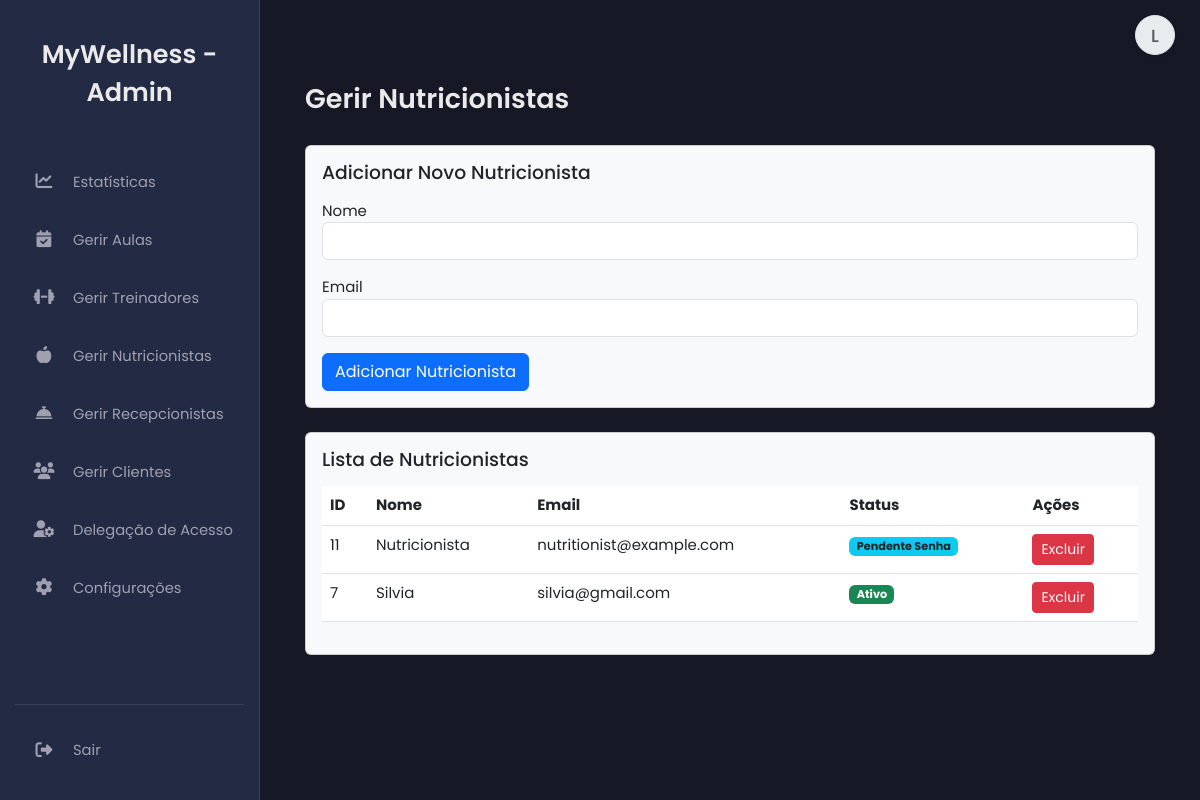
Screenshot of /manage_nutritionists_admin.php (signed in) with the database file from the repository.
### tables this page shows
CREATE TABLE `users` (
  `id` int(11) NOT NULL,
  `name` varchar(100) NOT NULL,
  `email` varchar(100) NOT NULL,
  `numero_telemovel` varchar(25) DEFAULT NULL COMMENT 'Número de telemóvel do utilizador',
  `password` varchar(255) NOT NULL,
  `role` enum('client','trainer','nutritionist','admin','receptionist') DEFAULT NULL,
  `token` varchar(255) DEFAULT NULL,
  `reset_token` varchar(255) DEFAULT NULL,
  `reset_token_expires_at` datetime DEFAULT NULL,
  `first_login` tinyint(1) NOT NULL DEFAULT 1,
  `created_at` timestamp NOT NULL DEFAULT current_timestamp(),
  `profile_picture` varchar(255) DEFAULT NULL
);

### manage_nutritionists_admin.php (the view, shortened to what this page needs)
<?php
include 'header.php';
include 'send_email.php';
include 'sidebar_admin.php';
?>
<main class="main-content">
    <div class="container mt-5">
        <h2>Gerir Nutricionistas</h2>
        <div class="card mb-4 bg-light">
            <div class="card-body">
                <h4 class="text-dark">Adicionar Novo Nutricionista</h4>
                <form method="POST" action="manage_nutritionists_admin.php">
                    <div class="form-group mb-3"><label for="nutritionist_name">Nome</label><input type="text" class="form-control" id="nutritionist_name" name="name" required></div>
                    <div class="form-group mb-3"><label for="nutritionist_email">Email</label><input type="email" class="form-control" id="nutritionist_email" name="email" required></div>
                    <button type="submit" class="btn btn-primary">Adicionar Nutricionista</button>
                </form>
            </div>
        </div>
        <div class="card bg-light">
            <div class="card-body">
                <h4 class="text-dark">Lista de Nutricionistas</h4>
                <div class="table-responsive">
                    <table class="table">
                        <thead><tr><th>ID</th><th>Nome</th><th>Email</th><th>Status</th><th>Ações</th></tr></thead>
                        <tbody>
                            <?php
                            $stmt_list = $pdo->query("SELECT id, name, email, token, first_login FROM users WHERE role = 'nutritionist' ORDER BY name");
                            $list = $stmt_list->fetchAll();
                            foreach ($list as $item) {
                                $status = ($item['token'] !== null) ? '<span class="badge bg-warning text-dark">Pendente Conf.</span>' : (($item['first_login'] == 1) ? '<span class="badge bg-info text-dark">Pendente Senha</span>' : '<span class="badge bg-success">Ativo</span>');
                                echo "<tr><td>" . htmlspecialchars($item['id']) . "</td><td>" . htmlspecialchars($item['name']) . "</td><td>" . htmlspecialchars($item['email']) . "</td><td>" . $status . "</td><td>
                                      <a href='manage_nutritionists_admin.php?action=delete&id=" . $item['id'] . "' class='btn btn-danger btn-sm' onclick='return confirm(\"Excluir este nutricionista?\")'>Excluir</a>
                                     </td></tr>";
                            }
                            ?>
                        </tbody>
                    </table>
                </div>
            </div>
        </div>
    </div>
</main>
<?php include 'footer.php'; ?>

### assets/css/dashboard_cliente.css (style rules this page uses)
:root { --bg-dark-primary: #161925; --bg-dark-secondary: #232A44; --text-light: #EAEAEA; --text-muted: #A0A0B0; --accent-color: #7B4BFF; --accent-color-hover: #6a3ffb; --border-color: #3a3f58; --sidebar-width: 260px; --sidebar-width-collapsed: 80px; --font-family: 'Poppins', sans-serif; }
body.dashboard-body { background-color: var(--bg-dark-primary); color: var(--text-light); font-family: var(--font-family); margin: 0; padding: 0; display: flex; min-height: 100vh; font-size: 15px; }
.main-content { margin-left: var(--sidebar-width); padding: 35px 45px; width: calc(100% - var(--sidebar-width)); background-color: var(--bg-dark-primary); transition: margin-left 0.3s ease, width 0.3s ease; overflow-y: auto; }
.main-content h2 { color: var(--text-light); margin-bottom: 30px; font-weight: 600; font-size: 1.8em; }
.main-content h4 { color: var(--text-light); margin-bottom: 15px; font-weight: 500; font-size: 1.25em; }
.container, .container-fluid, .container-lg, .container-md, .container-sm, .container-xl, .container-xxl { padding-left: 0; padding-right: 0; max-width: 100%; }

### assets/css/personalizacao_chat.css (style rules this page uses)
:root { --chat-bg: #FFFFFF; --chat-text: #000000; --chat-border: #D1D1D6; --chat-messages-bg: #FFFFFF; --chat-input-area-bg: #F8F9FA; --chat-input-bg: #FFFFFF; --chat-placeholder-text: #8A8A8E; --chat-sent-bg: #007AFF; --chat-sent-bg-rgb: 0, 122, 255; --chat-sent-text: #FFFFFF; --chat-received-bg: #E5E5EA; --chat-received-text: #000000; --chat-timestamp-sent: #d1eaff; --chat-timestamp-received: #6c757d; }

### rows the page displays
users: id "11", name "Nutricionista", email "nutritionist@example.com", first_login "Pendente Senha"
users: id "7", name "Silvia", email "silvia@gmail.com", first_login "Ativo"

### other values shown
$user_name_initials "L"
